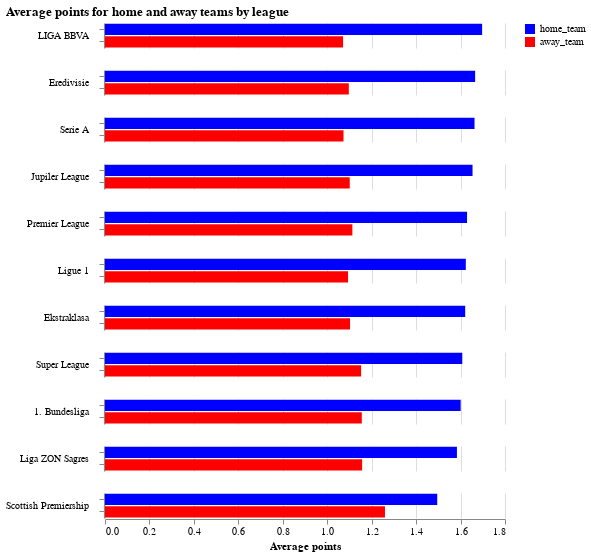

Notebook code cell kept with this figure:
### Code cell
palette = alt.Scale(domain=['home_team', 'away_team'],
                   range=['blue','red'])
alt.Chart(adv).mark_bar().encode(
    x=alt.X('points:Q',title= 'Average points'),
    y=alt.Y('team_flag:N',sort='-y',title='',axis=alt.Axis(labels=False)),
    color=alt.Color('team_flag:N',scale=palette,title=''),
    row=alt.Row('league:N',title='',
                      sort=alt.EncodingSortField("points", op='max',order='descending'),
                     header=alt.Header(labelAngle=0,labelAlign='left')),
    tooltip='points:Q'
).properties(
    height=25,
    title='Average points for home and away teams by league'
).configure_view(
    stroke='transparent'
)

### Figure 1 — Vega-Lite specification as saved in the notebook (floating-point values rounded to 4 significant figures)
{"config": {"view": {"continuousWidth": 400, "continuousHeight": 300, "stroke": "transparent"}}, "data": {"name": "data-583dcbb6c67334cf7966909f4bc4fb65"}, "mark": "bar", "encoding": {"color": {"type": "nominal", "field": "team_flag", "scale": {"domain": ["home_team", "away_team"], "range": ["blue", "red"]}, "title": ""}, "row": {"type": "nominal", "field": "league", "header": {"labelAlign": "left", "labelAngle": 0}, "sort": {"field": "points", "op": "max", "order": "descending"}, "title": ""}, "tooltip": {"type": "quantitative", "field": "points"}, "x": {"type": "quantitative", "field": "points", "title": "Average points"}, "y": {"type": "nominal", "axis": {"labels": false}, "field": "team_flag", "sort": "-y", "title": ""}}, "height": 25, "title": "Average points for home and away teams by league", "$schema": "https://vega.github.io/schema/vega-lite/v4.8.1.json", "datasets": {"data-583dcbb6c67334cf7966909f4bc4fb65": [{"league": "1. Bundesliga", "team_flag": "away_team", "points": 1.156}, {"league": "1. Bundesliga", "team_flag": "home_team", "points": 1.6}, {"league": "Ekstraklasa", "team_flag": "away_team", "points": 1.103}, {"league": "Ekstraklasa", "team_flag": "home_team", "points": 1.621}, {"league": "Eredivisie", "team_flag": "away_team", "points": 1.097}, {"league": "Eredivisie", "team_flag": "home_team", "points": 1.666}, {"league": "Jupiler League", "team_flag": "away_team", "points": 1.101}, {"league": "Jupiler League", "team_flag": "home_team", "points": 1.654}, {"league": "LIGA BBVA", "team_flag": "away_team", "points": 1.071}, {"league": "LIGA BBVA", "team_flag": "home_team", "points": 1.697}, {"league": "Liga ZON Sagres", "team_flag": "away_team", "points": 1.157}, {"league": "Liga ZON Sagres", "team_flag": "home_team", "points": 1.584}, {"league": "Ligue 1", "team_flag": "away_team", "points": 1.094}, {"league": "Ligue 1", "team_flag": "home_team", "points": 1.624}, {"league": "Premier League", "team_flag": "away_team", "points": 1.113}, {"league": "Premier League", "team_flag": "home_team", "points": 1.629}, {"league": "Scottish Premiership", "team_flag": "away_team", "points": 1.26}, {"league": "Scottish Premiership", "team_flag": "home_team", "points": 1.495}, {"league": "Serie A", "team_flag": "away_team", "points": 1.073}, {"league": "Serie A", "team_flag": "home_team", "points": 1.663}, {"league": "Super League", "team_flag": "away_team", "points": 1.153}, {"league": "Super League", "team_flag": "home_team", "points": 1.608}]}}
